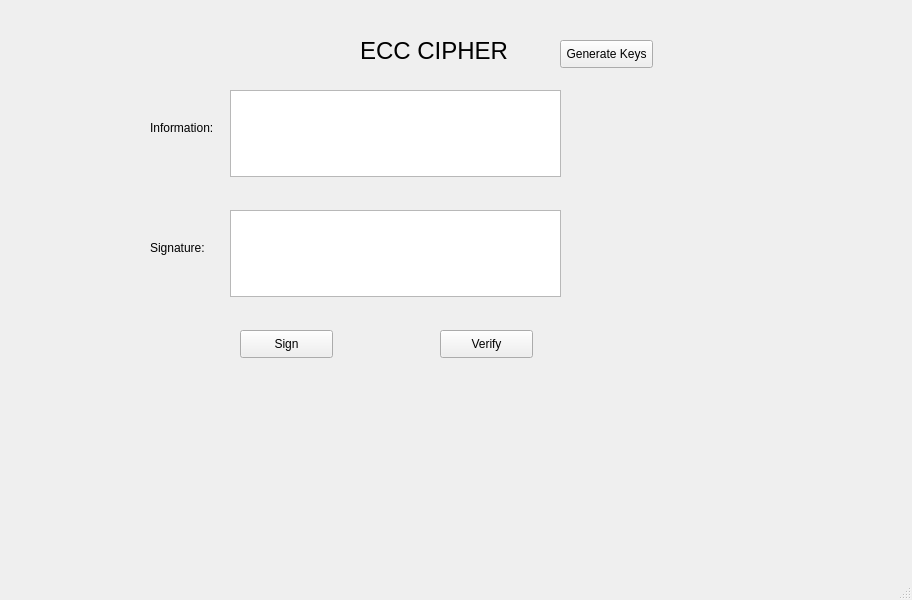
<?xml version="1.0" encoding="UTF-8"?>
<ui version="4.0">
 <class>MainWindow</class>
 <widget class="QMainWindow" name="MainWindow">
  <property name="geometry">
   <rect>
    <x>0</x>
    <y>0</y>
    <width>912</width>
    <height>600</height>
   </rect>
  </property>
  <property name="windowTitle">
   <string>MainWindow</string>
  </property>
  <widget class="QWidget" name="centralwidget">
   <widget class="QPlainTextEdit" name="plainTextEdit_3">
    <property name="geometry">
     <rect>
      <x>230</x>
      <y>90</y>
      <width>331</width>
      <height>87</height>
     </rect>
    </property>
   </widget>
   <widget class="QPlainTextEdit" name="plainTextEdit_4">
    <property name="geometry">
     <rect>
      <x>230</x>
      <y>210</y>
      <width>331</width>
      <height>87</height>
     </rect>
    </property>
   </widget>
   <widget class="QLabel" name="label">
    <property name="geometry">
     <rect>
      <x>360</x>
      <y>20</y>
      <width>171</width>
      <height>61</height>
     </rect>
    </property>
    <property name="font">
     <font>
      <pointsize>18</pointsize>
     </font>
    </property>
    <property name="text">
     <string>ECC CIPHER</string>
    </property>
   </widget>
   <widget class="QLabel" name="label_4">
    <property name="geometry">
     <rect>
      <x>150</x>
      <y>120</y>
      <width>71</width>
      <height>16</height>
     </rect>
    </property>
    <property name="text">
     <string>Information:</string>
    </property>
   </widget>
   <widget class="QLabel" name="label_5">
    <property name="geometry">
     <rect>
      <x>150</x>
      <y>240</y>
      <width>71</width>
      <height>16</height>
     </rect>
    </property>
    <property name="text">
     <string>Signature:</string>
    </property>
   </widget>
   <widget class="QPushButton" name="pushButton_3">
    <property name="geometry">
     <rect>
      <x>240</x>
      <y>330</y>
      <width>93</width>
      <height>28</height>
     </rect>
    </property>
    <property name="text">
     <string>Sign</string>
    </property>
   </widget>
   <widget class="QPushButton" name="pushButton_4">
    <property name="geometry">
     <rect>
      <x>440</x>
      <y>330</y>
      <width>93</width>
      <height>28</height>
     </rect>
    </property>
    <property name="text">
     <string>Verify</string>
    </property>
   </widget>
   <widget class="QPushButton" name="pushButton_5">
    <property name="geometry">
     <rect>
      <x>560</x>
      <y>40</y>
      <width>93</width>
      <height>28</height>
     </rect>
    </property>
    <property name="text">
     <string>Generate Keys</string>
    </property>
   </widget>
  </widget>
  <widget class="QMenuBar" name="menubar">
   <property name="geometry">
    <rect>
     <x>0</x>
     <y>0</y>
     <width>912</width>
     <height>26</height>
    </rect>
   </property>
  </widget>
  <widget class="QStatusBar" name="statusbar"/>
 </widget>
 <resources/>
 <connections/>
</ui>
